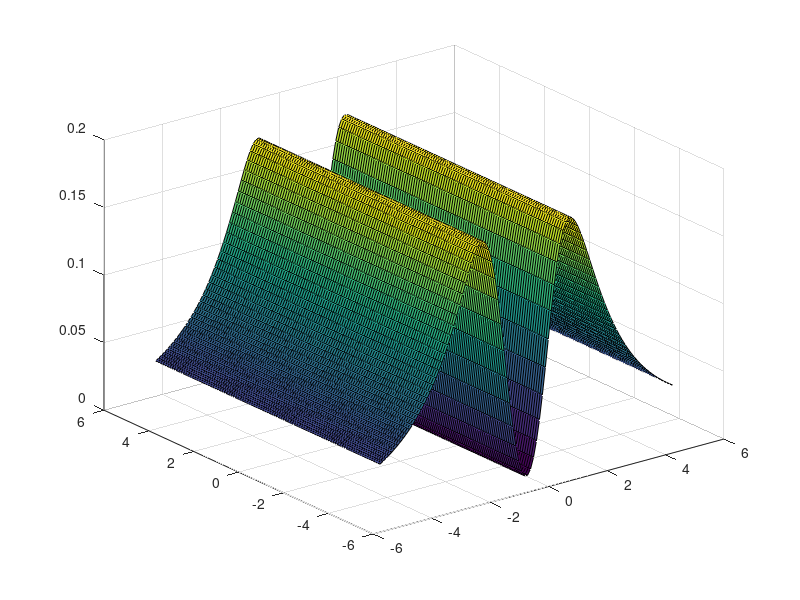

Source code (MATLAB): (Note: this script raises an error after producing the figure.)
%% 1
clc;clear;
x=linspace(-5,5,100);
y=linspace(-5,5,100);
[X,Y]=meshgrid(x,y);
f=X.^2./(X.^2+y.^4+5);
surf(X,Y,f)

%% 2
clc;clear;
x=linspace(0,2*pi,100);
f=@(x)-sin(x).*x.^2;
[~,maxs]=fminbnd(f,0,2*pi);
maxs=-maxs;

%% 3
A=[15 12 87;32 26 55];
B=A';
C=[A(1,3) A(2,1);B(2,:)];
D=diag(diag(C));
E=inv(D);

%% 4
p1=[1,2,1,0];
p2=[1,1];
p3=[5,4,3];
p=conv(p1,p2)+[0 0 p3];

%% 5
clc;clear;
x=linspace(0,pi,10);
f=@(x)cos(x);
res=diff(f([x,x(end)+x(2)-x(1)]),1);

%% 6
clc;clear;
syms x;
y=taylor(sin(x),x,0,"order",6);

%% 7
%1
clc;clear;
fs=750;
F0=50;
T0=1/F0;
T=1/fs;
N=T0/T;
t=(0:2*N-1)/fs;
y=sin(2*pi*50*t);
plot(t,y,"-*")
dt=t(2)-t(1);
for i=1:N
    if y(i)*y(i+1)<0
        x0=[(i-1)*dt,i*dt i,i+1];
        break
    end
end
%2
xq=linspace(x0(1),x0(2),200000000);
vq=interp1(x0(1:2),y(x0(3:4)),xq,"linear");
[~,x_truth_idx]=min(abs(vq));
x_truth=xq(x_truth_idx);
sprintf("误差为%f%%",(x_truth-1/100)/(1/100)*100)

%% 8
clc;clear;
syms xx yy x r;
z=r+1j*x;
R=sym((xx-r./(r+1)).^2+yy.^2-(1./(r+1)).^2);
X=sym((xx-1).^2+(yy-1./x).^2-(1./x).^2);

%1
fimplicit(subs(R,r,[0,1/2,1,3/2,2]));
hold on
fimplicit(subs(X,x,[-2,-3/2,-1,-1/2,1/2,1,3/2,2]));
hold on
fimplicit(@(x,y) (x-1).^2+(y-(1/0)).^2-((1/0).^2));
hold on
axis square
axis([-1,1,-1,1])
grid on
%2
[xx,yy]=solve(subs(R,r,1),subs(X,x,1));
resx=xx(find(xx~=1));
resy=yy(find(yy~=0));
plot(resx,resy,"*","MarkerSize",5)
A=sqrt(resx^2+resy^2);
ang=eval(atan(resy/resx));
%3
plot(0,0,"Marker","o","MarkerSize",5)
line([0,resx],[0,resy],"LineWidth",1.5,"Color","k")
